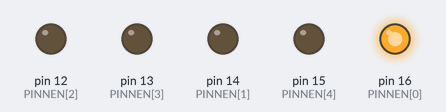
Bench run of a program on a simulated MicroPython board. Shown: output pins drawn as LEDs (lit = HIGH). At 2.0 s the program stops and its outputs stay as they are.

Above: at 0.1 s.
At 0.5 s:
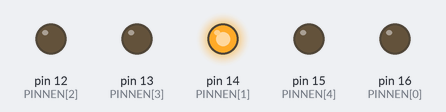
At 0.9 s:
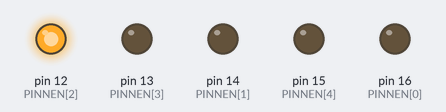
At 1.3 s:
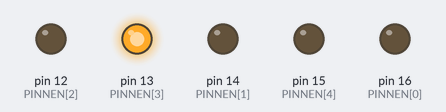
At 1.9 s:
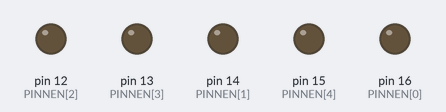
Timing chart, 0 to 3.4 s (numbered marks = the images above):
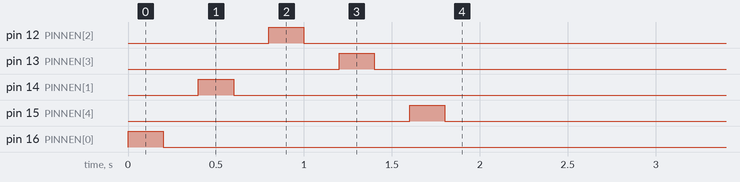

The program:

week2_01_Looplicht_03.py
```python
from machine import Pin
from time import sleep
#PINNEN = (0,1,2,3,4,5,6,7,8,9,10,11,12,13,14,15)
PINNEN = (16,14,12,13,15)
pin = []
for id in PINNEN:
    pin.append(Pin(id, Pin.OUT))

for led in pin:
    led.on()
    sleep(0.2)
    led.off()
    sleep(0.2)
```

Measured:
- by itself, pin 12 (PINNEN[2]): LOW → HIGH at 0.80 s, → LOW 0.20 s later
- by itself, pin 13 (PINNEN[3]): LOW → HIGH at 1.2 s, → LOW 0.20 s later
- by itself, pin 14 (PINNEN[1]): LOW → HIGH at 0.40 s, → LOW 0.20 s later
- by itself, pin 15 (PINNEN[4]): LOW → HIGH at 1.6 s, → LOW 0.20 s later
- by itself, pin 16 (PINNEN[0]): LOW → HIGH at 0.00 s, → LOW 0.20 s later
